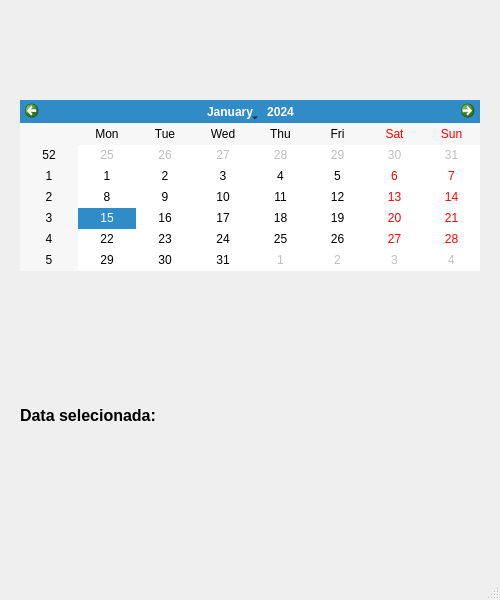
<?xml version="1.0" encoding="UTF-8"?>
<ui version="4.0">
 <class>MainWindow</class>
 <widget class="QMainWindow" name="MainWindow">
  <property name="geometry">
   <rect>
    <x>0</x>
    <y>0</y>
    <width>500</width>
    <height>600</height>
   </rect>
  </property>
  <property name="windowTitle">
   <string>MainWindow</string>
  </property>
  <widget class="QWidget" name="centralwidget">
   <widget class="QCalendarWidget" name="calendarWidget">
    <property name="geometry">
     <rect>
      <x>20</x>
      <y>100</y>
      <width>460</width>
      <height>171</height>
     </rect>
    </property>
   </widget>
   <widget class="QLabel" name="label">
    <property name="geometry">
     <rect>
      <x>20</x>
      <y>400</y>
      <width>460</width>
      <height>30</height>
     </rect>
    </property>
    <property name="font">
     <font>
      <pointsize>12</pointsize>
      <weight>75</weight>
      <bold>true</bold>
     </font>
    </property>
    <property name="text">
     <string>Data selecionada: </string>
    </property>
   </widget>
  </widget>
  <widget class="QMenuBar" name="menubar">
   <property name="geometry">
    <rect>
     <x>0</x>
     <y>0</y>
     <width>500</width>
     <height>22</height>
    </rect>
   </property>
  </widget>
  <widget class="QStatusBar" name="statusbar"/>
 </widget>
 <resources/>
 <connections/>
</ui>
